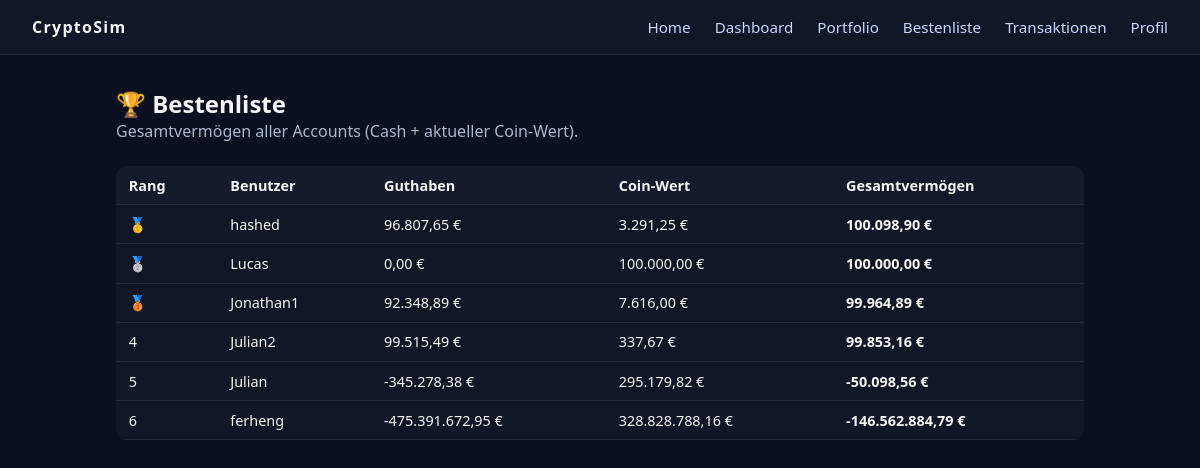
The app's page /leaderboard with its own data.
### tables this page shows
CREATE TABLE accounts (
        id INTEGER PRIMARY KEY AUTOINCREMENT,
        name TEXT UNIQUE NOT NULL,
        pw TEXT NOT NULL,
        created_at DATETIME DEFAULT CURRENT_TIMESTAMP
    );

### app.py (the view)
@app.route("/leaderboard")
def leaderboard():
    entries = portfolio_service.get_leaderboard()
    acc_id = session.get("acc_id")
    return render_template("leaderboard.html", entries=entries, current_acc_id=acc_id)

### app.py (called while the page is built)
@app.template_filter("eur")
def eur_format(value):
    try:
        return f"{value:,.2f} €".replace(",", "X").replace(".", ",").replace("X", ".")
    except Exception:
        return value

### models/database.py (called while the page is built)
    @staticmethod
    def get_connection():
        conn = sqlite3.connect(DB_PATH)
        conn.row_factory = sqlite3.Row
        return conn

### templates/leaderboard.html (shortened to what this page needs)
{% extends "base.html" %}
{% block content %}
<h2>🏆 Bestenliste</h2>
<p class="subtext" style="color:#b0b5d0;">
  Gesamtvermögen aller Accounts (Cash + aktueller Coin-Wert).
</p>
{% if entries %}
<table class="table leaderboard-table">
  <thead>
    <tr>
      <th>Rang</th>
      <th>Benutzer</th>
      <th>Guthaben</th>
      <th>Coin-Wert</th>
      <th>Gesamtvermögen</th>
    </tr>
  </thead>
  <tbody>
    {% for e in entries %}
    <tr class="{% if e.acc_id == current_acc_id %}leaderboard-self{% endif %}">
      <td>
        {% if e.rank == 1 %}🥇
        {% elif e.rank == 2 %}🥈
        {% elif e.rank == 3 %}🥉
        {% else %}{{ e.rank }}
        {% endif %}
      </td>
      <td>
        {{ e.name }}
      </td>
      <td>{{ e.balance|eur }}</td>
      <td>{{ e.coin_value|eur }}</td>
      <td><strong>{{ e.total|eur }}</strong></td>
    </tr>
    {% endfor %}
  </tbody>
</table>
{% else %}
<p>Es gibt noch keine Accounts.</p>
{% endif %}
{% endblock %}

### templates/base.html (shortened to what this page needs)
<!DOCTYPE html>
<html lang="de">
<head>
  <link rel="stylesheet" href="{{ url_for('static', filename='css/styles.css') }}">
</head>
<body>
  <nav class="navbar">
    <div class="nav-logo">CryptoSim</div>
    <ul class="nav-links">
      <li><a href="{{ url_for('home') }}">Home</a></li>
      <li><a href="{{ url_for('dashboard') }}">Dashboard</a></li>
      <li><a href="{{ url_for('portfolio') }}">Portfolio</a></li>
      <li><a href="{{ url_for('leaderboard') }}">Bestenliste</a></li>
      <li><a href="{{ url_for('transactions') }}">Transaktionen</a></li>
      <li><a href="{{ url_for('profile') }}">Profil</a></li>
    </ul>
  </nav>
  <main class="container">
    {% block content %}{% endblock %}
  </main>
</body>
</html>

### static/css/styles.css (style rules this page uses)
* { box-sizing: border-box; margin: 0; padding: 0; font-family: system-ui, -apple-system, BlinkMacSystemFont, "Segoe UI", sans-serif; }
body { background: #0b1020; color: #f5f5f5; }
a { color: inherit; text-decoration: none; }
.navbar { display: flex; justify-content: space-between; align-items: center; padding: 1rem 2rem; background: #111726; border-bottom: 1px solid #222a3a; position: sticky; top: 0; z-index: 10; }
.nav-logo { font-weight: 700; letter-spacing: 0.08em; }
.nav-links { list-style: none; display: flex; gap: 1.5rem; }
.nav-links a { color: #cfd3ff; font-size: 0.95rem; }
.container { max-width: 1000px; margin: 2rem auto; padding: 0 1rem; }
.table { width: 100%; border-collapse: collapse; margin-top: 1.5rem; background: #111726; border-radius: 12px; overflow: hidden; }
.table th, .table td { padding: 0.6rem 0.8rem; border-bottom: 1px solid #222a3a; font-size: 0.9rem; }
.table th { background: #151b2c; text-align: left; }

### records on screen
accounts: name "hashed", balance|eur "96.807,65 €", coin_value|eur "3.291,25 €", total|eur "100.098,90 €"
accounts: name "Lucas", balance|eur "0,00 €", coin_value|eur "100.000,00 €", total|eur "100.000,00 €"
accounts: name "Jonathan1", balance|eur "92.348,89 €", coin_value|eur "7.616,00 €", total|eur "99.964,89 €"
accounts: rank "4", name "Julian2", balance|eur "99.515,49 €", coin_value|eur "337,67 €", total|eur "99.853,16 €"
accounts: rank "5", name "Julian", balance|eur "-345.278,38 €", coin_value|eur "295.179,82 €", total|eur "-50.098,56 €"
accounts: rank "6", name "ferheng", balance|eur "-475.391.672,95 €", coin_value|eur "328.828.788,16 €", total|eur "-146.562.884,79 €"
